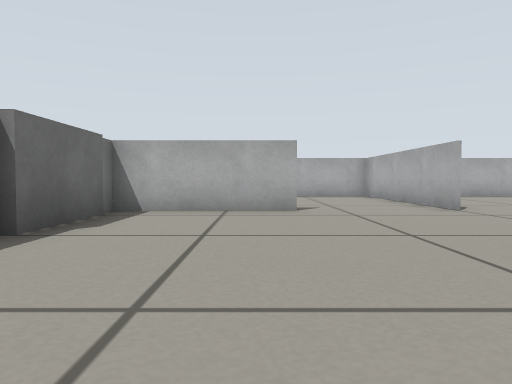
view 1 (above)

14 first-person views from a walk through a robot-simulator world made for Gazebo. The camera is 0.27 m above the floor, tilts 2° down and sees 70° across. The floor is counted in squares, 0.5 m on a side. Each view is taken from the middle of a square. On the plan, view 1 faces up. The plan holds only what a view shows up to about 9 squares ahead; the rest is blank.

view 2
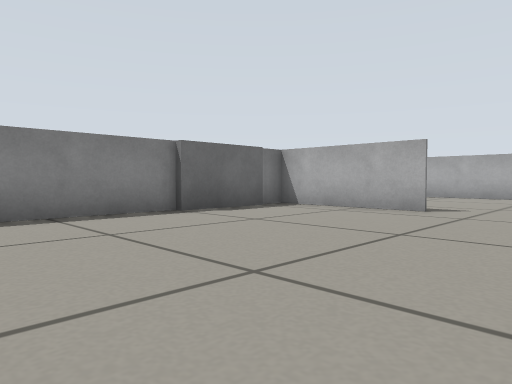

view 3
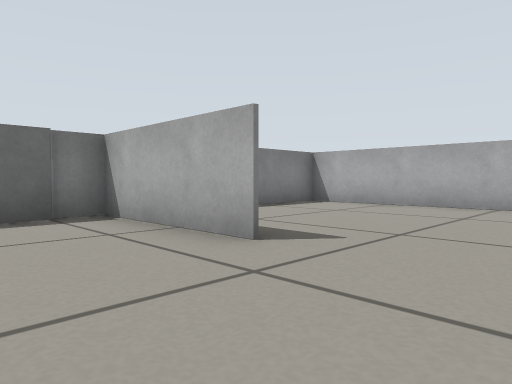

view 4
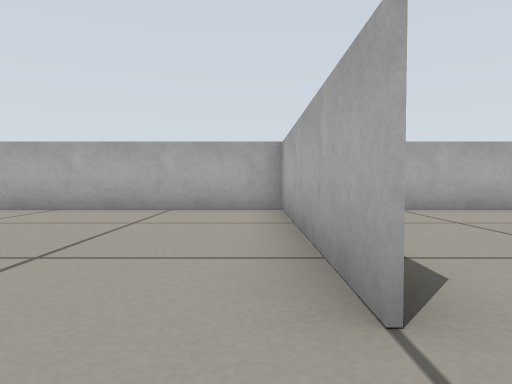

view 5
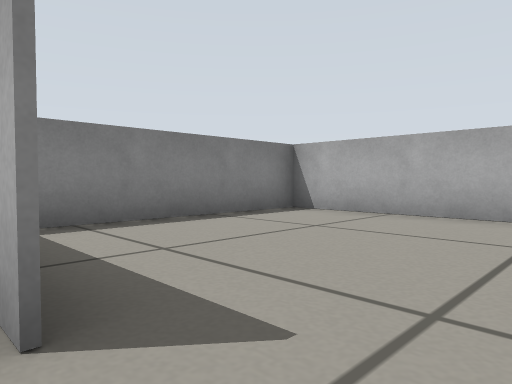

view 6
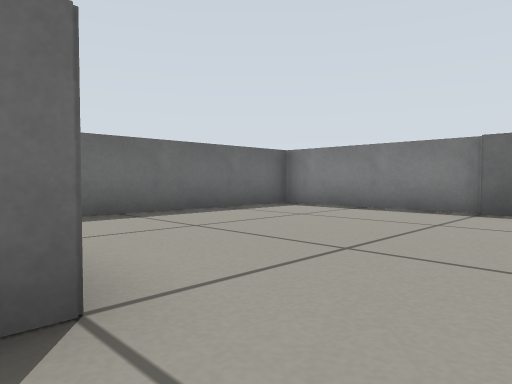

view 7
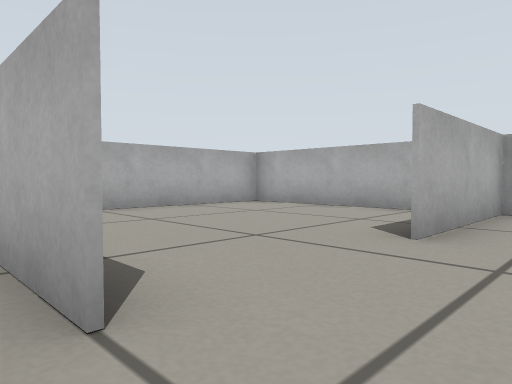

view 8
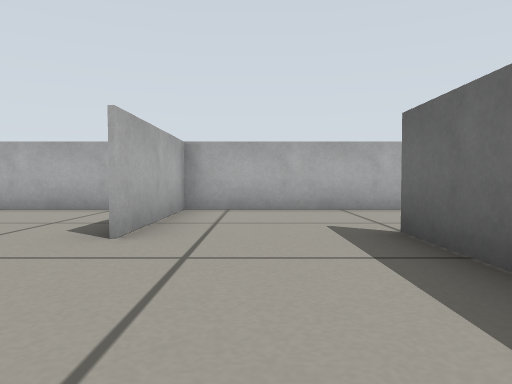

view 9
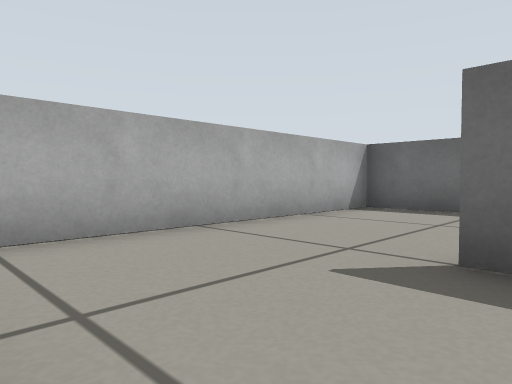

view 10
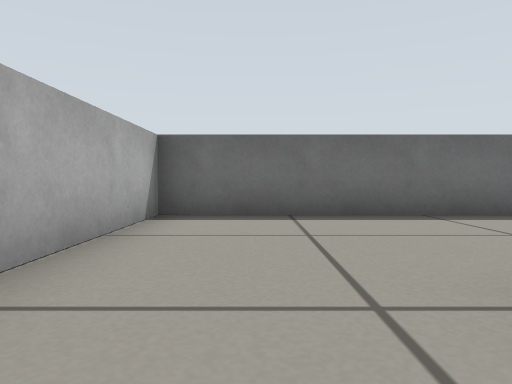

view 11
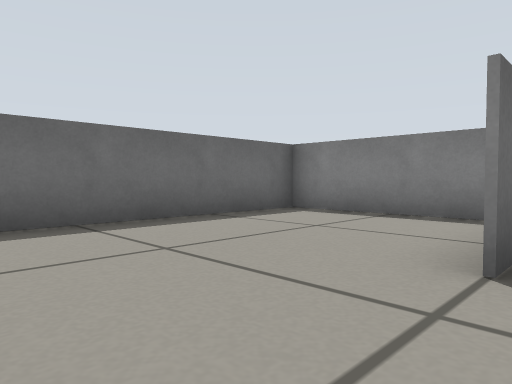

view 12
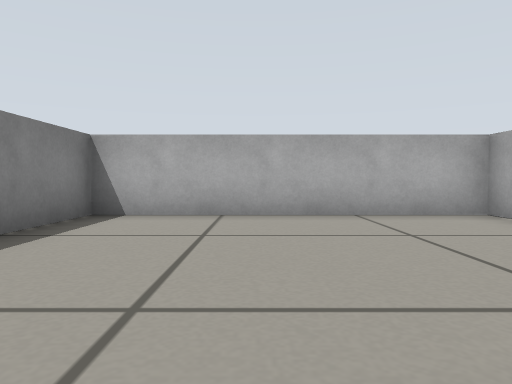

view 13
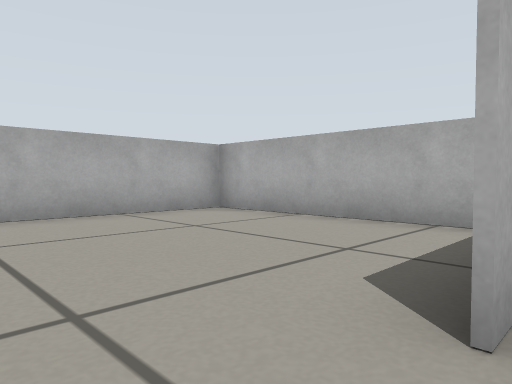

view 14
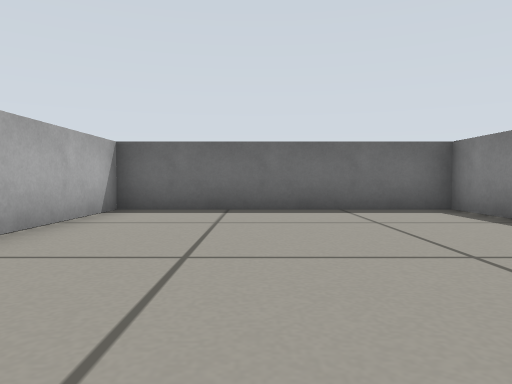

### Floor plan
Ten units are one square. View 1 is at (0, 0); x grows to the right and y downward. Boxes are objects, and circles mark ways between rooms. Rooms are numbered by the first view taken in them; rooms with no view inside come last. Other rooms are left out.
<svg viewBox="-40 -120 140 130">
<path fill="none" stroke="#000" d="M8 -63 -25 -63M-25 -35 -25 5 40 5M35 -63 35 -114M35 5 35 -25M40 -115 -25 -115 -25 -55M95 -60 95 -115 40 -115M35 -115 35 -95M34 -35 68 -35M35 -27 35 5M40 5 95 5 95 -60M95 -63 63 -63"/>
<rect x="-35" y="-55" width="10" height="20" fill="#bbb"><title>door leaf</title></rect>
<circle cx="40" cy="-55" r="3" fill="#2a7"/>
<circle cx="70" cy="-50" r="3" fill="#2a7"/>
<text x="0" y="-50">1</text>
<text x="70" y="-80">2</text>
<text x="70" y="-20">3</text>
</svg>
Room 1 opens to room 2. Room 2 opens to room 3.

Where each view was taken, in squares from view 1:
view 1: 0 up, 0 right, facing up
view 2: 0 up, 3 right, facing up-left
view 3: 4 up, 3 right, facing up-left
view 4: 5 up, 3 right, facing up
view 5: 6 up, 2 right, facing up-left
view 6: 5 up, 4 right, facing down-left
view 7: 5 up, 3 right, facing up-right
view 8: 5 up, 3 right, facing right
view 9: 6 up, 6 right, facing down-right
view 10: 5 up, 8 right, facing down
view 11: 4 up, 9 right, facing down-left
view 12: 6 up, 6 right, facing up
view 13: 6 up, 5 right, facing up-right
view 14: 6 up, 1 right, facing down
